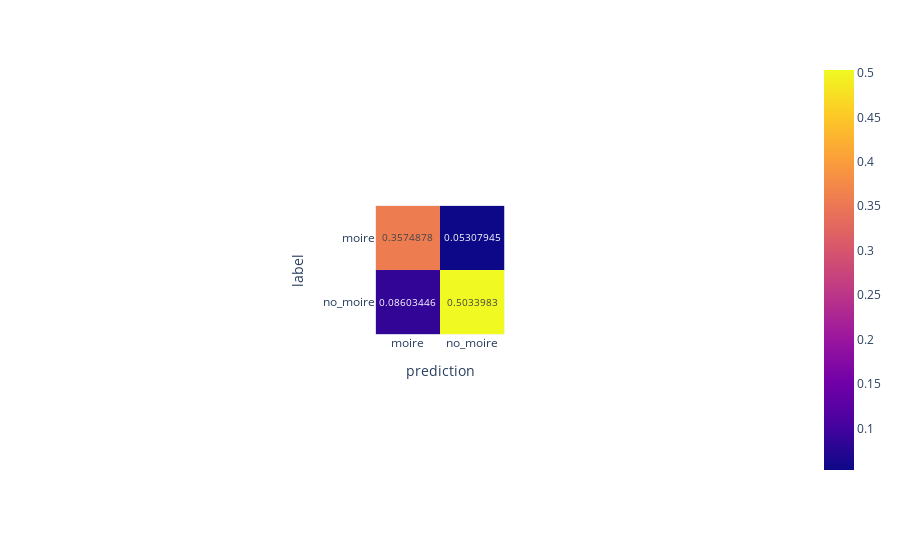

The code cell stored with this chart in its notebook:
### Code cell
get_confusion_matrix( metrics['train'], relative=True )

### Figure 1 — Plotly figure (JSON) as saved in the notebook; plotly's stock layout.template omitted (floating-point values rounded to 4 significant figures)
{"data": [{"coloraxis": "coloraxis", "hovertemplate": "prediction: %{x}<br>label: %{y}<br>color: %{z}<extra></extra>", "name": "0", "texttemplate": "%{z}", "type": "heatmap", "x": ["moire", "no_moire"], "xaxis": "x", "y": ["moire", "no_moire"], "yaxis": "y", "z": [[0.3575, 0.05308], [0.08603, 0.5034]]}], "layout": {"autosize": true, "coloraxis": {"colorscale": [[0, "#0d0887"], [0.1111, "#46039f"], [0.2222, "#7201a8"], [0.3333, "#9c179e"], [0.4444, "#bd3786"], [0.5556, "#d8576b"], [0.6667, "#ed7953"], [0.7778, "#fb9f3a"], [0.8889, "#fdca26"], [1, "#f0f921"]]}, "margin": {"t": 60}, "xaxis": {"anchor": "y", "autorange": true, "constrain": "domain", "domain": [0.4106, 0.5894], "range": [-0.5, 1.5], "scaleanchor": "y", "title": {"text": "prediction"}, "type": "category"}, "yaxis": {"anchor": "x", "autorange": true, "constrain": "domain", "domain": [0, 1], "range": [1.5, -0.5], "title": {"text": "label"}, "type": "category"}}}
